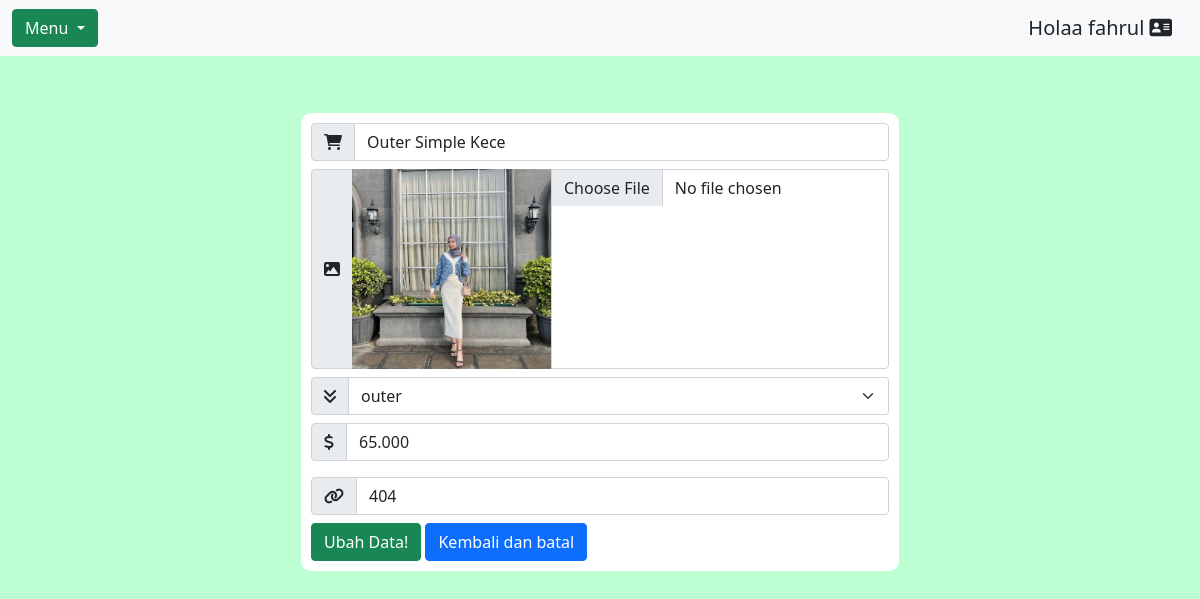
Page /view/admin/updateProduct.php?id=12 (signed in) on the committed database.
### tables this page shows
CREATE TABLE `firstshop` (
  `id` int(11) NOT NULL,
  `productName` varchar(300) NOT NULL,
  `productCategory` varchar(200) NOT NULL,
  `productImage` varchar(300) NOT NULL,
  `productPrice` varchar(100) NOT NULL,
  `productOwner` varchar(500) NOT NULL,
  `productLink` varchar(500) NOT NULL
);

### model/dbConfig.php (called while the page is built, shortened)
<?php
$conn = mysqli_connect("localhost", "id19968197_fahrul", "@I9g?^2-~[\Eh(\h", "id19968197_affiliate");
function query($query)
{
    global $conn;
    $result = mysqli_query($conn, $query);
    $rows = [];
    while ($row = mysqli_fetch_assoc($result)) {
        $rows[] = $row;
    }
    return $rows;
}

### view/admin/updateProduct.php (the view, shortened to what this page needs)
<?php
require '../../model/dbConfig.php';
require '../../assets/css/admin/headerAdmin.php';
require '../../assets/css/admin/navbarAdmin.php';
$id = $_GET["id"];
$username = $_SESSION['username'];
$produk = query("SELECT * FROM firstshop WHERE productOwner = '$username' AND id = $id")[0];
?>
<body>
    <div class="container">
        <div class="inputData">
            <form accept="" method="post" enctype="multipart/form-data">
                <div class="input-group flex-nowrap mb-2">
                    <span class="input-group-text" id="addon-wrapping"><i class="fas fa-shopping-cart" aria-hidden="true"></i></span>
                    <input name="productName" value="<?= $produk["productName"]; ?>" id="productName" type="text" class="form-control" placeholder="Nama Produk..." aria-label="Username" aria-describedby="addon-wrapping">
                </div>
                <div class="input-group mb-2">
                    <label class="input-group-text" for="inputGroupFile01"><i class="fas fa-image" aria-hidden="true"></i></label>
                    <img width="200px" src="../../assets/img/dbs/<?php echo $produk['productImage']; ?>">
                    <input name="productImage" value="<?= $produk["productImage"]; ?>" type="file" class="form-control" id="inputGroupFile01">
                </div>
                <div class="input-group mb-2">
                    <label class="input-group-text" for="inputGroupSelect01"><i class="fas fa-angle-double-down" aria-hidden="true"></i></label>
                    <select name="productCategory" class="form-select" id="inputGroupSelect01">
                        <option selected><?= $produk["productCategory"]; ?></option>
                    </select>
                </div>
                <div class="input-group flex-nowrap mb-2">
                    <span class="input-group-text" id="addon-wrapping"><i class="fas fa-dollar-sign" aria-hidden="true"></i></span>
                    <input name="productPrice" value="<?= $produk["productPrice"]; ?>" id="productPrice" type="text" class="form-control" placeholder="Harga Produk..." aria-label="Username" aria-describedby="addon-wrapping">
                </div>
                <div class="input-group flex-nowrap mb-2">
                    <span class="input-group-text" id="addon-wrapping"><i class="fa fa-link" aria-hidden="true"></i></span>
                    <input name="productLink" id="productLink" value="<?= $produk["productLink"]; ?>" type="text" class="form-control" placeholder="Link Pembelian..." aria-label="Username" aria-describedby="addon-wrapping">
                </div>
                <button name="submit" id="submit" type="submit" class="btn btn-success">Ubah Data!</button>
                <a class="btn btn-primary" href="index.php" role="button">Kembali dan batal</a>
            </form>
        </div>
    </div>

### view/admin/updateProduct.php (style rules this page uses)
body { margin-top: 75px; background-color: #beffd4; }
.container { display: flex; justify-content: center; align-items: center; margin-top: 9%; }
.inputData { background-color: #fff; margin: 5px 5px; padding: 10px; border-radius: 10px; }

### rows in the picture
firstshop: productName "Outer Simple Kece", productImage (picture), productCategory "outer", productPrice "65.000", productLink "404"

### other values in the picture
$username "fahrul"
